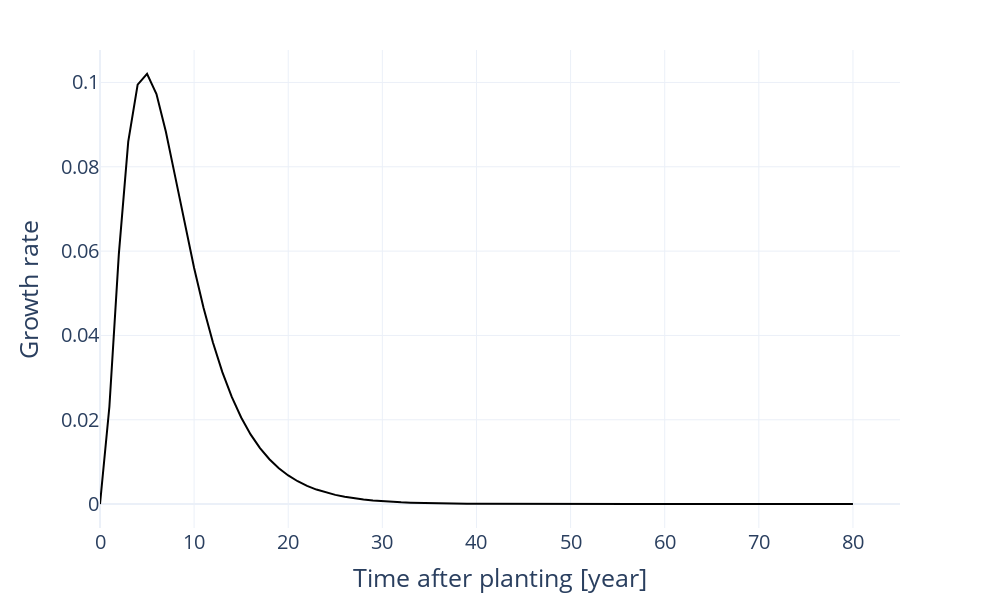

Here is the notebook cell this chart was saved with:
### Markdown cell above
![image.png](attachment:image.png)

### Code cell
fig = go.Figure()


yj = np.linspace(0, 80, 81)

fCR_vector = []
for i in yj:
    fCR_vector.append(fCR(i, 0.23, 3))

fig.add_trace(go.Scatter(x=yj, y=fCR_vector, mode='lines', line=dict(color="black")))

fig.update_xaxes(range=(0,85))
# Aggiunta di titolo e etichette agli assi
fig.update_layout(margin=dict(l=100, r=100, t=50, b=50), 
                  template = "plotly_white", 
                  width = 1000,
                  height = 600)

fig.update_layout(
    xaxis=dict(
        tickfont=dict(size=20),  
        title=dict(text="Time after planting [year]", font=dict(size=25))  
    ),
    yaxis=dict(
        tickfont=dict(size=20),  
        title=dict(text="Growth rate", font=dict(size=25)) 
    )
)

fig.show()
fig.write_image(r'C:\Users\frafr\OneDrive\Documenti\Polimi Magistrale\Tesi\word tesi\plots\deriv Chapman Richards.png', scale=5)

### Figure 1 — Plotly figure (JSON) as saved in the notebook; plotly's stock layout.template omitted (floating-point values rounded to 4 significant figures)
{"data": [{"line": {"color": "black"}, "mode": "lines", "type": "scatter", "x": [0, 1, 2, 3, 4, 5, 6, 7, 8, 9, 10, 11, 12, 13, 14, 15, 16, 17, 18, 19, 20, 21, 22, 23, 24, 25, 26, 27, 28, 29, 30, 31, 32, 33, 34, 35, 36, 37, 38, 39, 40, 41, 42, 43, 44, 45, 46, 47, 48, 49, 50, 51, 52, 53, 54, 55, 56, 57, 58, 59, 60, 61, 62, 63, 64, 65, 66, 67, 68, 69, 70, 71, 72, 73, 74, 75, 76, 77, 78, 79, 80], "y": [0, 0.02314, 0.05922, 0.08598, 0.09948, 0.102, 0.09723, 0.0883, 0.07754, 0.06648, 0.056, 0.04656, 0.03832, 0.0313, 0.02541, 0.02054, 0.01654, 0.01328, 0.01064, 0.00851, 0.006797, 0.005423, 0.004323, 0.003444, 0.002742, 0.002182, 0.001736, 0.001381, 0.001098, 0.000873, 0.000694, 0.0005516, 0.0004384, 0.0003484, 0.0002769, 0.00022, 0.0001749, 0.0001389, 0.0001104, 8.772e-05, 6.97e-05, 5.538e-05, 4.401e-05, 3.496e-05, 2.778e-05, 2.207e-05, 1.754e-05, 1.394e-05, 1.107e-05, 8.797e-06, 6.99e-06, 5.554e-06, 4.412e-06, 3.506e-06, 2.786e-06, 2.213e-06, 1.758e-06, 1.397e-06, 1.11e-06, 8.82e-07, 7.008e-07, 5.568e-07, 4.424e-07, 3.515e-07, 2.793e-07, 2.219e-07, 1.763e-07, 1.401e-07, 1.113e-07, 8.843e-08, 7.026e-08, 5.582e-08, 4.435e-08, 3.524e-08, 2.8e-08, 2.225e-08, 1.768e-08, 1.404e-08, 1.116e-08, 8.866e-09, 7.044e-09]}], "layout": {"height": 600, "margin": {"b": 50, "l": 100, "r": 100, "t": 50}, "width": 1000, "xaxis": {"range": [0, 85], "tickfont": {"size": 20}, "title": {"font": {"size": 25}, "text": "Time after planting [year]"}}, "yaxis": {"tickfont": {"size": 20}, "title": {"font": {"size": 25}, "text": "Growth rate"}}}}
